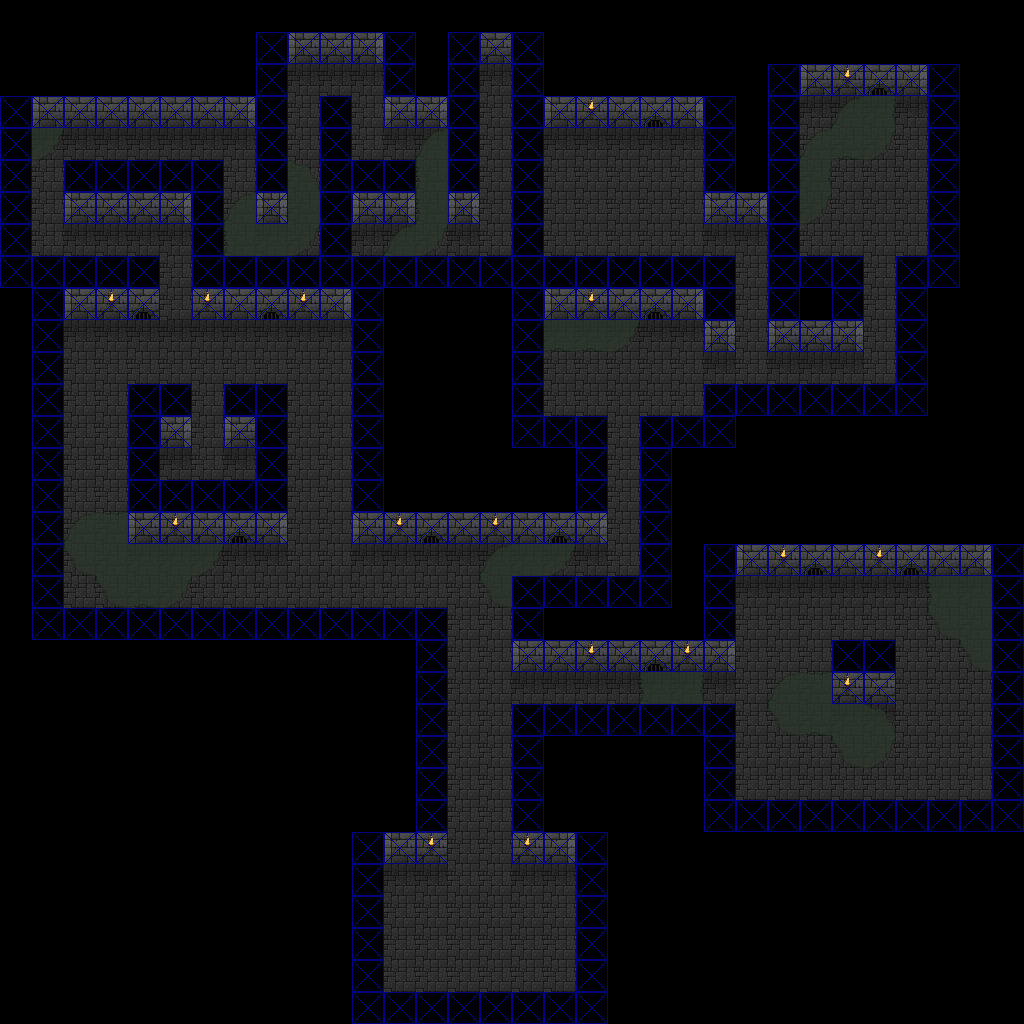

A level layout from a 2D game, rendered from its tile map. Below: a short description, then the map file with tile-grid data replaced by summaries:
An orthogonal 32x32 tile map with 32x32 px tiles, 3 tile layers (Dungeon, Decoration, Collision) and 26 objects (16x spike_trap, 5x spawn, 2x lever, door, chest, ...).

<map version="1.0" orientation="orthogonal" renderorder="right-down" width="32" height="32" tilewidth="32" tileheight="32" nextobjectid="34">
 <tileset firstgid="1" name="Dungeon" tilewidth="32" tileheight="32" tilecount="100" columns="10">
  <image source="Dungeon_tiles.png" width="320" height="320" />
 </tileset>
 <layer name="Dungeon" width="32" height="32">
  <data>[1024 cells, 1024 non-empty, 9 distinct tile ids]</data>
 </layer>
 <layer name="Decoration" width="32" height="32">
  <data>[1024 cells, 51 non-empty, 9 distinct tile ids]</data>
 </layer>
 <layer name="Collision" width="32" height="32">
  <data>[1024 cells, 302 non-empty, 1 distinct tile ids]</data>
 </layer>
 <objectgroup name="Objects">
  <object id="1" name="bat_spawn" type="spawn" x="576" y="352" width="32" height="32">
   <properties>
    <property name="item0" value="it_test_meat" />
    <property name="item1" value="it_test_meat" />
    <property name="item2" value="-" />
    <property name="item3" value="-" />
    <property name="item4" value="-" />
    <property name="spawn" value="mob_bat" />
   </properties>
  </object>
  <object id="4" name="final_door" type="door" x="160" y="288" width="32" height="32">
   <properties>
    <property name="key" value="it_test_key" />
   </properties>
  </object>
  <object id="6" name="first_chest" type="chest" x="832" y="576" width="32" height="32">
   <properties>
    <property name="item0" value="-" />
    <property name="item1" value="it_test_item" />
    <property name="item2" value="-" />
    <property name="item3" value="-" />
    <property name="item4" value="-" />
   </properties>
  </object>
  <object id="8" name="extra_lever" type="lever" x="846.5" y="115.5" width="32" height="32">
   <properties>
    <property name="activate" value="final_door" />
    <property name="type" value="door" />
   </properties>
  </object>
  <object id="10" name="first_spikes" type="spike_trap" x="448" y="832" width="32" height="32" />
  <object id="11" name="first_spikes" type="spike_trap" x="480" y="832" width="32" height="32" />
  <object id="12" name="first_spikes" type="spike_trap" x="480" y="800" width="32" height="32" />
  <object id="13" name="first_spikes" type="spike_trap" x="448" y="800" width="32" height="32" />
  <object id="14" name="first_spikes" type="spike_trap" x="480" y="736" width="32" height="32" />
  <object id="15" name="first_spikes" type="spike_trap" x="480" y="768" width="32" height="32" />
  <object id="16" name="first_spikes" type="spike_trap" x="448" y="768" width="32" height="32" />
  <object id="17" name="first_spikes" type="spike_trap" x="448" y="736" width="32" height="32" />
  <object id="18" name="first_spikes" type="spike_trap" x="448" y="704" width="32" height="32" />
  <object id="19" name="first_spikes" type="spike_trap" x="480" y="704" width="32" height="32" />
  <object id="20" name="first_spikes" type="spike_trap" x="448" y="672" width="32" height="32" />
  <object id="21" name="first_spikes" type="spike_trap" x="480" y="672" width="32" height="32" />
  <object id="22" name="first_spikes" type="spike_trap" x="448" y="640" width="32" height="32" />
  <object id="23" name="first_spikes" type="spike_trap" x="480" y="640" width="32" height="32" />
  <object id="24" name="first_spikes" type="spike_trap" x="448" y="608" width="32" height="32" />
  <object id="25" name="first_spikes" type="spike_trap" x="480" y="608" width="32" height="32" />
  <object id="26" name="player_spawn" type="start" x="448" y="928" width="32" height="32" />
  <object id="27" name="spike_lever" type="lever" x="736" y="640" width="32" height="32">
   <properties>
    <property name="activate" value="first_spikes" />
    <property name="type" value="spike_trap" />
   </properties>
  </object>
  <object id="30" name="skell_spawn" type="spawn" x="352" y="224" width="32" height="32">
   <properties>
    <property name="item0" value="it_test_item" />
    <property name="item1" value="it_test_note" />
    <property name="item2" value="-" />
    <property name="item3" value="-" />
    <property name="item4" value="-" />
    <property name="spawn" value="mob_skeleton" />
   </properties>
  </object>
  <object id="31" name="skell_spawn" type="spawn" x="352" y="576" width="32" height="32">
   <properties>
    <property name="item0" value="it_test_key" />
    <property name="item1" value="-" />
    <property name="item2" value="-" />
    <property name="item3" value="-" />
    <property name="item4" value="-" />
    <property name="spawn" value="mob_skeleton" />
   </properties>
  </object>
  <object id="32" name="bat_spawn" type="spawn" x="576" y="160" width="32" height="32">
   <properties>
    <property name="item0" value="it_test_meat" />
    <property name="item1" value="it_test_meat" />
    <property name="item2" value="-" />
    <property name="item3" value="-" />
    <property name="item4" value="-" />
    <property name="spawn" value="mob_bat" />
   </properties>
  </object>
  <object id="33" name="skell_spawn" type="spawn" x="832" y="192" width="32" height="32">
   <properties>
    <property name="item0" value="-" />
    <property name="item1" value="-" />
    <property name="item2" value="-" />
    <property name="item3" value="-" />
    <property name="item4" value="-" />
    <property name="spawn" value="mob_skeleton" />
   </properties>
  </object>
 </objectgroup>
</map>
